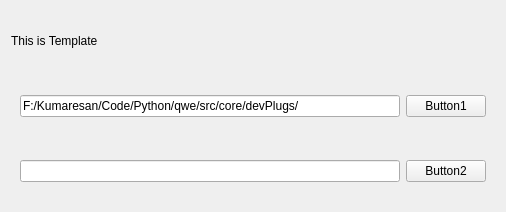
<?xml version="1.0" encoding="UTF-8"?>
<ui version="4.0">
 <class>Form</class>
 <widget class="QWidget" name="Form">
  <property name="geometry">
   <rect>
    <x>0</x>
    <y>0</y>
    <width>506</width>
    <height>212</height>
   </rect>
  </property>
  <property name="windowTitle">
   <string>Form</string>
  </property>
  <layout class="QGridLayout" name="gridLayout">
   <item row="1" column="0">
    <widget class="QWidget" name="widget" native="true">
     <layout class="QGridLayout" name="gridLayout_2">
      <item row="1" column="0">
       <widget class="QLineEdit" name="lineEdit">
        <property name="text">
         <string>F:/Kumaresan/Code/Python/qwe/src/core/devPlugs/</string>
        </property>
       </widget>
      </item>
      <item row="1" column="1">
       <widget class="QPushButton" name="pushButton_2">
        <property name="text">
         <string>Button1</string>
        </property>
       </widget>
      </item>
     </layout>
    </widget>
   </item>
   <item row="2" column="0">
    <widget class="QWidget" name="widget_2" native="true">
     <layout class="QGridLayout" name="gridLayout_3">
      <item row="0" column="0">
       <widget class="QLineEdit" name="lineEdit_2"/>
      </item>
      <item row="0" column="1">
       <widget class="QPushButton" name="pushButton_3">
        <property name="text">
         <string>Button2</string>
        </property>
       </widget>
      </item>
     </layout>
    </widget>
   </item>
   <item row="0" column="0">
    <widget class="QLabel" name="label">
     <property name="text">
      <string>This is Template</string>
     </property>
    </widget>
   </item>
  </layout>
 </widget>
 <resources/>
 <connections/>
 <slots>
  <slot>myFunc()</slot>
 </slots>
</ui>
